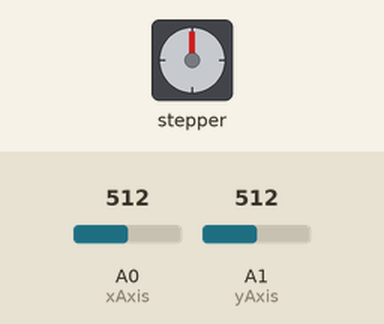
A sketch run on a simulated Arduino Uno, built with avr-gcc and run on an emulated ATmega328P. Parts: stepper motor. The test bench sets the inputs (shaded band); at power-on: A0 (xAxis) = 512, A1 (yAxis) = 512. Stepper angles assume 2048 steps per turn.

Above: at 1.8 s.
1.9 s: A0 (xAxis) set to 990
3.4 s: A0 (xAxis) set to 1011
At 4.45 s:
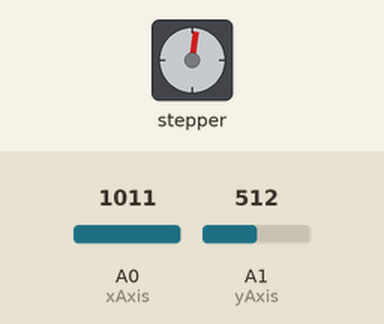
6.9 s: A0 (xAxis) set to 22
9.2 s: A0 (xAxis) set to 18
At 16.1 s:
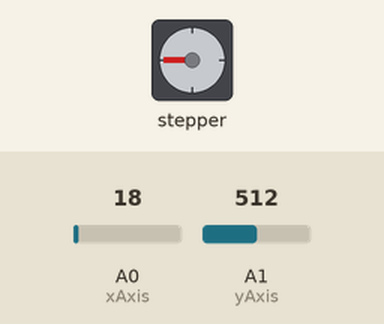
16.2 s: A0 (xAxis) set to 1010
At 17.53 s:
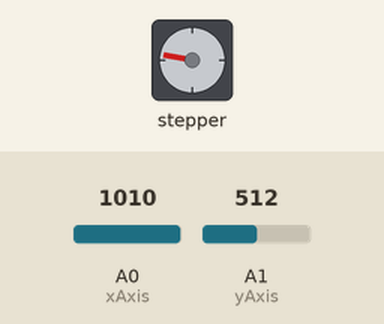
Timing chart, 0 to 20.7 s (numbered marks = the images above; inputs shaded):
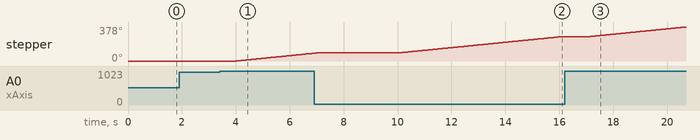

The sketch:

Q2.ino
```cpp
#include <Stepper.h>

// for 28BYJ-48
#define STEPS 2048

int button = 2;
int xAxis = A0, yAxis = A1;
int tempX=512, tempY=512;
int state = 0;
int unit = 512;

// create an instance of the stepper class, specifying # of steps of the motor and the pins it is attached to
Stepper stepper(STEPS, 8, 9, 10, 11);

// the previous reading from the analog input
int previous = 0;

void setup()
{
  stepper.setSpeed(5); // set the speed to 30 RPMs
  pinMode(button, INPUT_PULLUP);
}

void loop()
{
  // get the sensor value from pin A0
  int xVal = analogRead(xAxis);
  int yVal = analogRead(yAxis);

  // move a number of steps equal to the change in the
  // sensor reading
  if(xVal > 1000)
  {
    if(state==0)
    {
      stepper.step(unit);
    }
    else if(state==2)
    {
      stepper.step(unit*3);
    }
    else if(state==3)
    {
      stepper.step(unit*2);
    }
    state = 1;
  }
  else if(xVal < 20)
  {
    if(state==0)
    {
      stepper.step(unit*3);
    }
    else if(state==1)
    {
      stepper.step(unit*2);
    }
    else if(state==2)
    {
      stepper.step(unit);
    }
    state = 3;
  }
  else if(yVal > 1000)
  {
    if(state==0)
    {
      stepper.step(unit*2);
    }
    else if(state==1)
    {
      stepper.step(unit);
    }
    else if(state==3)
    {
      stepper.step(unit*3);
    }
    state = 2;
  }
  else if(yVal < 20)
  {
    if(state==1)
    {
      stepper.step(unit*3);
    }
    else if(state==2)
    {
      stepper.step(unit*2);
    }
    else if(state==3)
    {
      stepper.step(unit);
    }
    state = 0;
  }
  delay(1000);
}
```

Measured:
- the behaviour switches between 1000 and 1001 on A0 (xAxis) (found by bisection; images 0 and 1)
- the behaviour switches between 20 and 19 on A0 (xAxis) (found by bisection; images 1 and 2)
- after the input at 1.9 s, every drawn part: stays the same
- after the input at 3.4 s, stepper: keeps turning clockwise at about 30°/s, starting after 0.62 s
- after the input at 9.2 s, stepper: keeps turning clockwise at about 30°/s, starting after 0.84 s
- after the input at 16.2 s, stepper: keeps turning clockwise at about 30°/s, starting after 0.88 s
